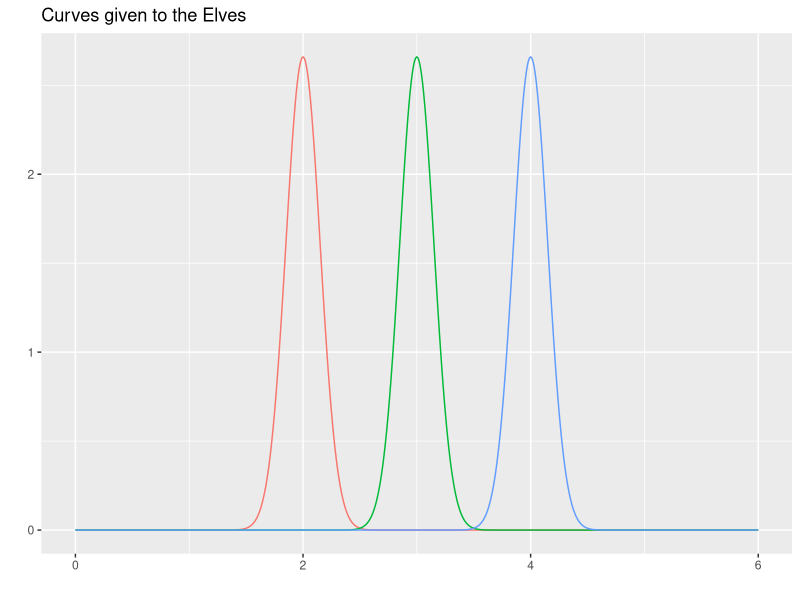
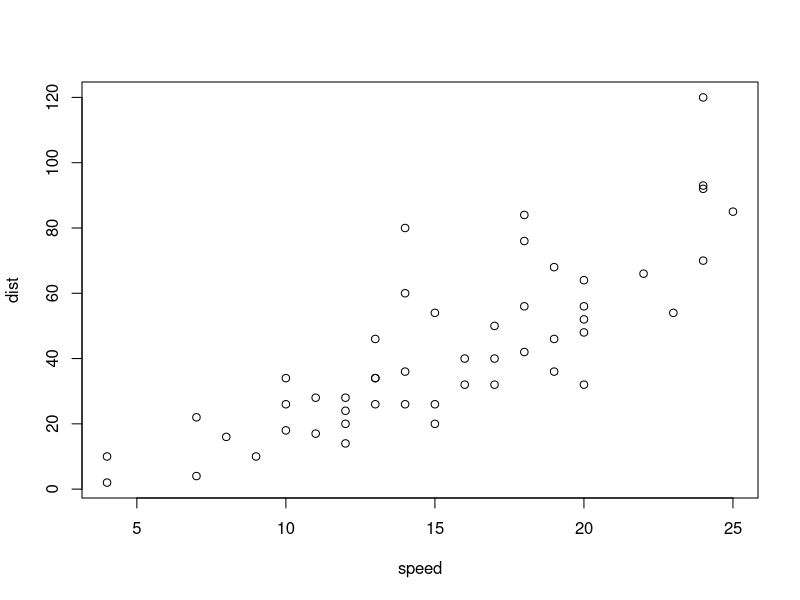

The R source for these figures, in order:
## ---- chunk 1
library(ggplot2)
library(reshape2)

mu <- c(2, 3, 4)
sigma <- (.15)

df <-  data.frame(x = seq(0, 6, by=.01))
df <- cbind(df, sapply(mu, function(m) dnorm(df$x, m, sigma)))
df.m <- melt(df, id.vars="x")

qplot(x, value, group=variable, colour=variable, data=df.m, geom="line") + 
  xlab("") + ylab("") + guides(colour=FALSE) + ggtitle("Curves given to the Elves")

## ---- chunk 2

## ---- chunk 3

## ---- chunk 4

## ---- chunk 5

## ---- chunk 6
summary(cars)
## ---- chunk 7
plot(cars)
